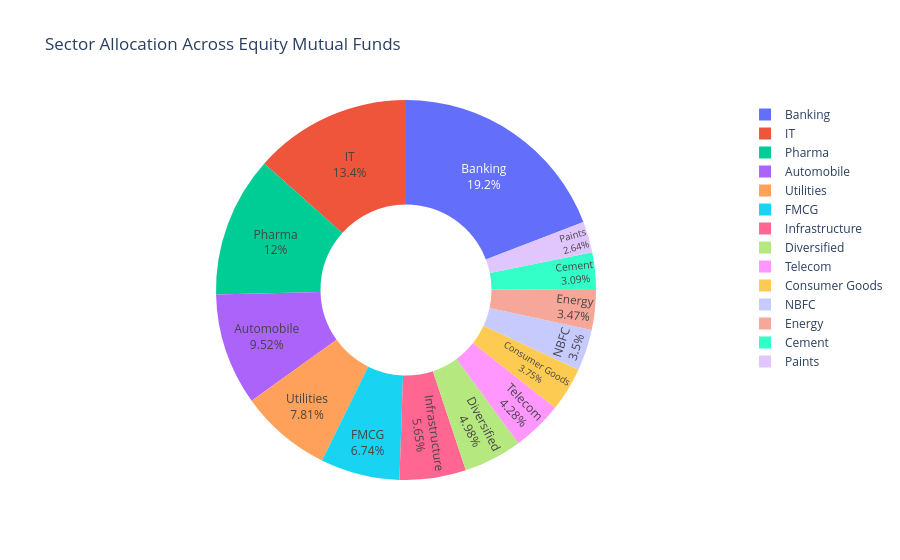

The notebook cell saved with this chart:
### Code cell
fig = px.pie(
    values=sector_weights.values,
    names=sector_weights.index,
    hole=0.45,
    title="Sector Allocation Across Equity Mutual Funds"
)

fig.update_traces(
    textposition="inside",
    textinfo="percent+label"
)

fig.show()

### Figure 1 — Plotly figure (JSON) as saved in the notebook; plotly's stock layout.template omitted (floating-point values rounded to 4 significant figures)
{"data": [{"domain": {"x": [0, 1], "y": [0, 1]}, "hole": 0.45, "hovertemplate": "label=%{label}<br>value=%{value}<extra></extra>", "labels": ["Banking", "IT", "Pharma", "Automobile", "Utilities", "FMCG", "Infrastructure", "Diversified", "Telecom", "Consumer Goods", "NBFC", "Energy", "Cement", "Paints"], "legendgroup": "", "name": "", "showlegend": true, "textinfo": "percent+label", "textposition": "inside", "type": "pie", "values": [652.3, 455.5, 407.4, 323.6, 265.5, 229.1, 192.2, 169.2, 145.6, 127.6, 119.1, 117.9, 105.0, 89.86]}], "layout": {"legend": {"tracegroupgap": 0}, "title": {"text": "Sector Allocation Across Equity Mutual Funds"}}}
